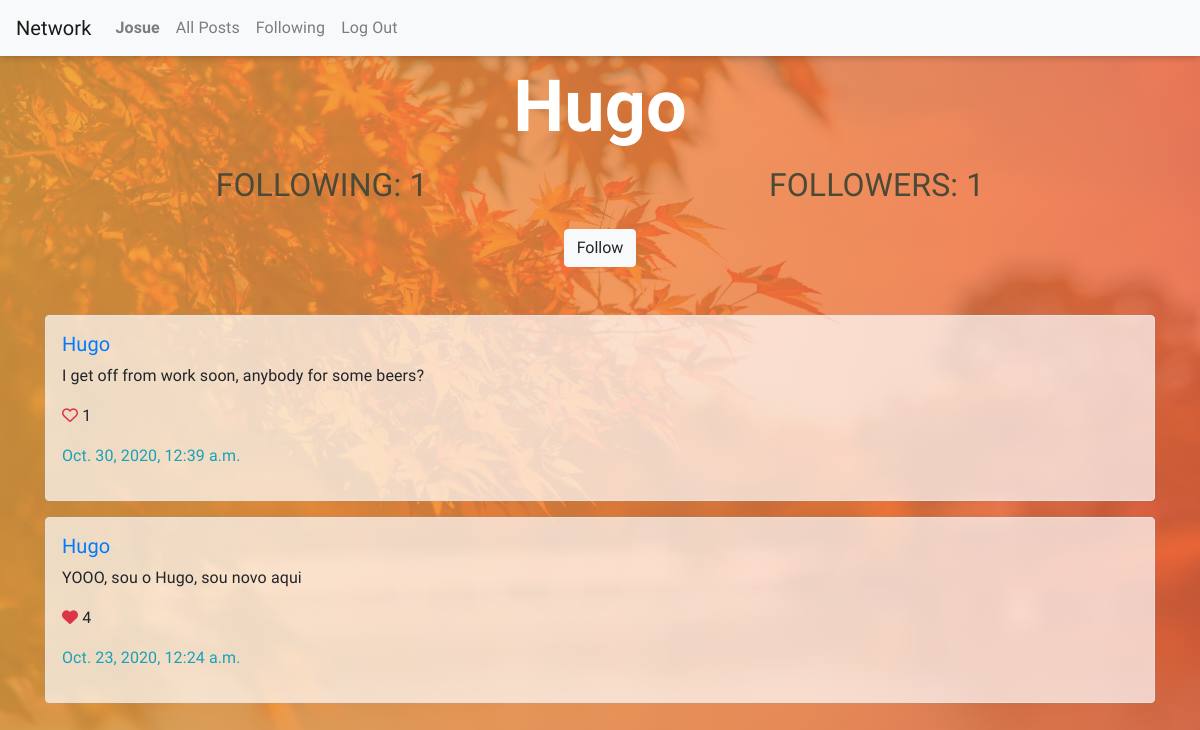
/profile/7 (signed in), run on the app's committed database.
### network/models.py (models this page shows, shortened)
class User(AbstractUser):
    def serialize(self):
        return {
            "id": self.id,
            "username": self.username,
            "email": self.email
        }

class Posts(models.Model):
    post = models.TextField()
    user = models.ForeignKey(User, on_delete=models.CASCADE)
    date = models.DateTimeField(auto_now=True)
    likes = models.ManyToManyField(User, related_name='likes')
    class Meta:
        verbose_name_plural = 'Posts'

### network/views.py (the view)
# urls.py: path('profile/<str:user>', views.profile, name='profile'),
def profile(request, user):
    profile = User.objects.get(pk=user)
    follow = Followers.objects.get(user=profile)
    following = follow.followers.count()
    followers = User.objects.filter(followers__followers=profile).count()
    user_posts = Posts.objects.filter(user=profile).order_by('-date').all()
    p = Paginator(user_posts, 10)
    page_number = request.GET.get('page', 1)
    try:
        page = p.page(page_number)
    except:
        page = p.page(1)
    return render(request, "network/profile.html", {
        'user_profile': profile,
        'following': following,
        'followers':  followers ,
        "follow": profile.follower.filter(user__id=request.user.id).count(),
        'posts': page
        })

### network/templates/network/profile.html (shortened to what this page needs)
{% extends "network/layout.html" %}
{% block body %}
    <div class="container">
        <h1 class="display-3 d-flex justify-content-center mt-2 mb-3 profile-name">{{ user_profile|capfirst }}</h1>
        <div class="d-flex justify-content-around mb-3">
            <h2 class="h2">Following: {{ following }}</h2>
            <h2 class="h2">Followers: <span id="followers">{{ followers }}</span></span></h2>
        </div>
        {% if request.user.id != user_profile.id %}
            {% if request.user.id != None %}
                <div class="d-flex justify-content-center mb-5">
                    {% if not follow %}
                        <button class="btn btn-light" id="follow" data-follower="{{request.user.id}}" data-userid="{{ user_profile.id }}">Follow</button>
                    {% else %}
                        <button class="btn btn-light" id="unfollow" data-follower="{{request.user.id}}" data-userid="{{ user_profile.id }}">Unfollow</button>
                        <button class="btn btn-light d-none" id="follow" data-follower="{{request.user.id}}" data-userid="{{ user_profile.id }}">Follow</button>
                    {% endif %}
                </div>
            {% endif %}
        {% endif %}
        {% for post in posts %}
            <div class="border rounded posts mb-3 pl-3 pt-3 pb-3">
                <h5 class="h5"><a href="{% url 'network:profile' post.user.id %}">{{post.user | capfirst}}</a></h5>
                <p id="post-{{ post.id }}">{{post.post}}</p>
                <p>
                    {% if post.likes.count == 0 %}
                        <i class="far fa-heart text-danger like" data-like="{{ post.id }}"></i>
                        <i class="fas fa-heart text-danger d-none unlike" data-unlike="{{ post.id }}"></i>
                    {% else %}
                        {% if request.user not in post.likes.all %}
                            <i class="far fa-heart text-danger like" data-like="{{ post.id }}"></i>
                        {% else %}
                            <i class="fas fa-heart text-danger unlike" data-unlike="{{ post.id }}"></i>
                        {% endif %}
                {% endif %}
                    <span data-postLikes="{{ post.id }}">{{post.likes.count }}</span>
                </p>
                <p class="text-info">{{post.date}}</p>
            </div>
        {% endfor %}
    </div>
{% endblock %}

### network/templates/network/layout.html (shortened to what this page needs)
{% load static %}
<!DOCTYPE html>
<html lang="en">
    <head>
        <link rel="stylesheet" href="https://stackpath.bootstrapcdn.com/bootstrap/4.4.1/css/bootstrap.min.css">
        <link href="{% static 'network/styles.css' %}" rel="stylesheet">
    </head>
    <body>
        <nav class="navbar navbar-expand-lg navbar-light bg-light">
            <a class="navbar-brand" href="{% url 'network:index' %}">Network</a>
            <div>
              <ul class="navbar-nav mr-auto">
                {% if user.is_authenticated %}
                    <li class="nav-item">
                        <a class="nav-link" href="{% url 'network:profile' request.user.id %}"><strong>{{ request.user.username|title }}</strong></a>
                    </li>
                {% endif %}
                <li class="nav-item">
                  <a class="nav-link" href="{% url 'network:index' %}">All Posts</a>
                </li>
                {% if user.is_authenticated %}
                    <li class="nav-item">
                        <a class="nav-link" href="{% url 'network:following' %}">Following</a>
                    </li>
                    <li class="nav-item">
                        <a class="nav-link" href="{% url 'network:logout' %}">Log Out</a>
                    </li>
                {% endif %}
              </ul>
            </div>
          </nav>
        <div class="body">
            {% block body %}
            {% endblock %}
        </div>
    </body>
</html>

### network/static/network/styles.css (style rules this page uses)
body { background-image: linear-gradient( to right, rgba(238, 169, 73, 0.8), rgba(244, 107, 69, 0.8)), url(bg3.jpg); background-position: center; background-attachment: fixed; background-size: cover; font-family: 'Heebo', sans-serif; letter-spacing: 0.1px; }
.navbar { box-shadow: 0px 0.2px 8px rgba(0, 0, 0, 0.3); }
.posts { background-color: rgba(255, 255, 255, 0.7); }
.display-3 { color:white; font-weight: 800; }
.h2 { color: #4c4a37; text-transform: uppercase; font-weight: 500; }

### data on the page
User: user.username "Josue"
User: username "Hugo"
Posts: user "Hugo", post "I get off from work soon, anybody for some beers?", likes.count "1", date "Oct. 30, 2020, 12:39 a.m."
Posts: user "Hugo", post "YOOO, sou o Hugo, sou novo aqui", likes.count "4", date "Oct. 23, 2020, 12:24 a.m."

### other printed values
{{ following }} "1"
{{ followers }} "1"
